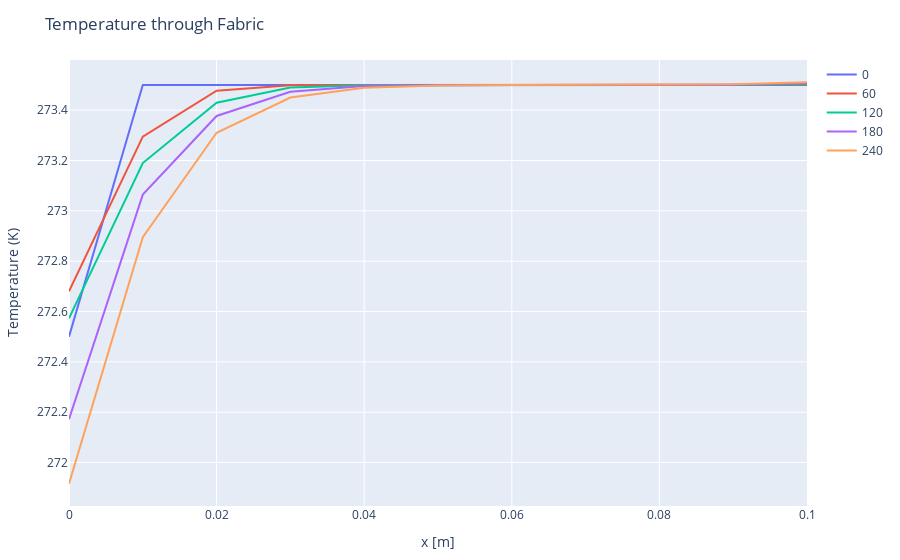

This figure's notebook cell:
### Code cell
index(i) = (4*i) - 3
traces = [PlotlyJS.scatter(x=x,  y=T_f[:, index(i)], mode="lines", name=time_val[index(i)]) for i in 1:5];
p3 = PlotlyJS.plot(traces, Layout(;title="Temperature through Fabric", showlegend=true, xaxis_title="x [m]", yaxis_title="Temperature (K)" ),  config=PlotConfig(scrollZoom=false));
p3

### Figure 1 — Plotly figure (JSON) as saved in the notebook; plotly's stock layout.template omitted (floating-point values rounded to 4 significant figures)
{"data": [{"mode": "lines", "name": 0, "type": "scatter", "x": [0, 0.01, 0.02, 0.03, 0.04, 0.05, 0.06, 0.07, 0.08, 0.09, 0.1], "y": [272.5, 273.5, 273.5, 273.5, 273.5, 273.5, 273.5, 273.5, 273.5, 273.5, 273.5]}, {"mode": "lines", "name": 60, "type": "scatter", "x": [0, 0.01, 0.02, 0.03, 0.04, 0.05, 0.06, 0.07, 0.08, 0.09, 0.1], "y": [272.7, 273.3, 273.5, 273.5, 273.5, 273.5, 273.5, 273.5, 273.5, 273.5, 273.5]}, {"mode": "lines", "name": 120, "type": "scatter", "x": [0, 0.01, 0.02, 0.03, 0.04, 0.05, 0.06, 0.07, 0.08, 0.09, 0.1], "y": [272.6, 273.2, 273.4, 273.5, 273.5, 273.5, 273.5, 273.5, 273.5, 273.5, 273.5]}, {"mode": "lines", "name": 180, "type": "scatter", "x": [0, 0.01, 0.02, 0.03, 0.04, 0.05, 0.06, 0.07, 0.08, 0.09, 0.1], "y": [272.2, 273.1, 273.4, 273.5, 273.5, 273.5, 273.5, 273.5, 273.5, 273.5, 273.5]}, {"mode": "lines", "name": 240, "type": "scatter", "x": [0, 0.01, 0.02, 0.03, 0.04, 0.05, 0.06, 0.07, 0.08, 0.09, 0.1], "y": [271.9, 272.9, 273.3, 273.4, 273.5, 273.5, 273.5, 273.5, 273.5, 273.5, 273.5]}], "layout": {"margin": {"b": 50, "l": 50, "r": 50, "t": 60}, "showlegend": true, "title": "Temperature through Fabric", "xaxis": {"title": {"text": "x [m]"}}, "yaxis": {"title": {"text": "Temperature (K)"}}}}
